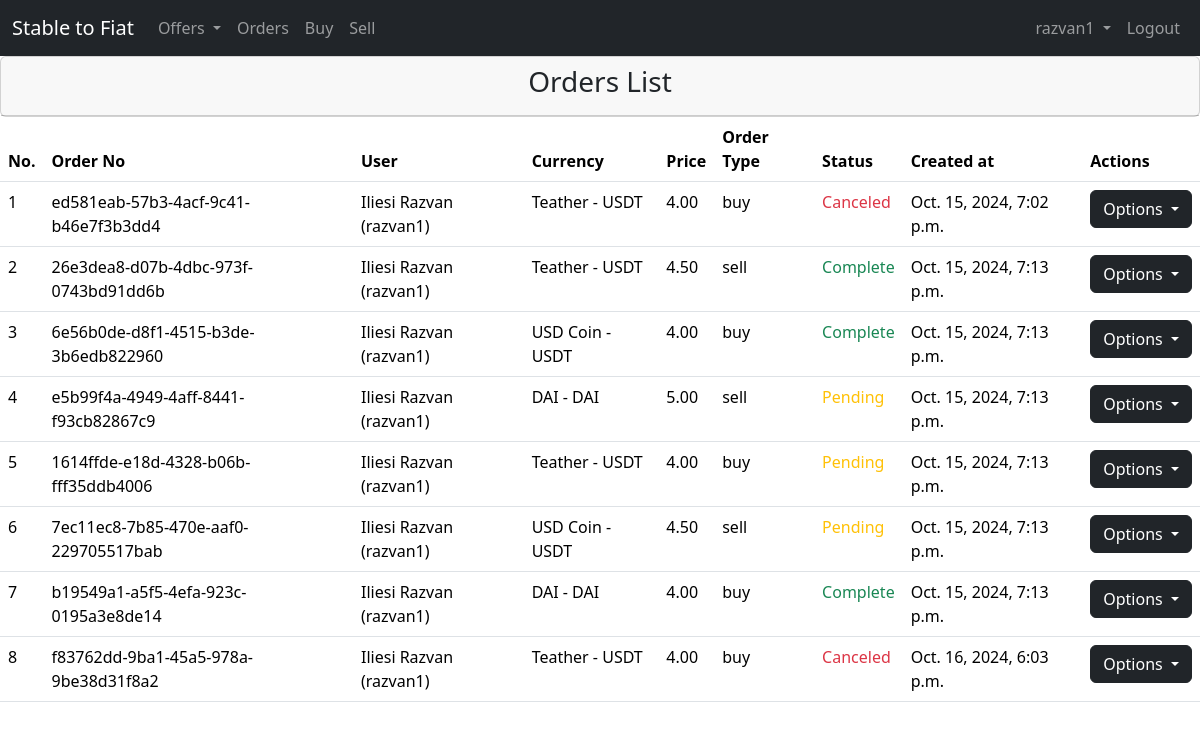
Screenshot of /oders_list/ (signed in) with the database file from the repository.
### orders/models.py (models this page shows, shortened)
class Order(models.Model):
    type_option = [
        ("sell", "Buy"),
        ("buy", "Sell"),
    ]
    status_option = [
        ("complete", "Complete"),
        ("pending", "Pending"),
        ("canceled", "Canceled"),
    ]
    id = models.UUIDField(primary_key=True, default=uuid.uuid4, editable=False)
    user_kyc = models.ForeignKey(UserKYC, on_delete=models.CASCADE, related_name='orders')
    offer = models.ForeignKey(Offer, on_delete=models.CASCADE, related_name='orders')
    quantity = models.DecimalField(max_digits=10, decimal_places=2)
    price = models.DecimalField(max_digits=10, decimal_places=2)
    created_at = models.DateTimeField(auto_now_add=True)
    order_type = models.CharField(max_length=10, choices=type_option)
    status = models.CharField(max_length=10, choices=status_option, default="pending")

### users/models.py (models this page shows)
class UserKYC(models.Model):
    user = models.OneToOneField(User, on_delete=models.CASCADE)
    address = models.TextField(max_length=500)
    city = models.CharField(max_length=50)
    state = models.CharField(max_length=50)
    country = models.CharField(max_length=50)
    phone_number = models.CharField(max_length=20)
    personal_id = models.ImageField(upload_to='users_ids/')
    is_verified = models.BooleanField(default=False)
    def __str__(self):
        return f"{self.user.get_full_name()} ({self.user.username})"

### offers/models.py (models this page shows)
class Offer(models.Model):
    active_option = [
        (True, "Online"),
        (False, "Offline"),
    ]
    name = models.CharField(max_length=100)
    logo = models.ImageField()
    abbreviation = models.CharField(max_length=10)
    sell_price = models.DecimalField(max_digits=10, decimal_places=2)
    buy_price = models.DecimalField(max_digits=10, decimal_places=2)
    stock = models.DecimalField(max_digits=10, decimal_places=2)
    active = models.BooleanField(choices=active_option)
    created_at = models.DateTimeField(auto_now_add=True, null=True)
    updated_at = models.DateTimeField(auto_now=True, null=True)
    def __str__(self):
        return f"{self.name} - {self.abbreviation}"

### orders/views.py (the view)
# urls.py: path("oders_list/", views.OrderListView.as_view(), name='order-list'),
class OrderListView(ListView):
    template_name = "orders/orders_list.html"
    model = Order
    context_object_name = "all_orders"

### templates/orders/orders_list.html (shortened to what this page needs)
{% extends "base.html" %}
{% load static %}
{% block content %}
    <div class="card">
        <div class="card-header">
            <h3 class="text-center">Orders List</h3>
        </div>
    </div>
    <div class="card-body">
        {% if all_orders %}
            <table class="table">
                <thead>
                <tr>
                    <th>No.</th>
                    <th>Order No</th>
                    <th>User</th>
                    <th>Currency</th>
                    <th>Price</th>
                    <th>Order Type</th>
                    <th>Status</th>
                    <th>Created at</th>
                    <th>Actions</th>
                </tr>
                </thead>
                <tbody>
                {% for order in all_orders %}
                    <tr>
                        <td>{{ forloop.counter }}</td>
                        <td>{{ order.id }}</td>
                        <td>{{ order.user_kyc }}</td>
                        <td>{{ order.offer }}</td>
                        <td>{{ order.price }}</td>
                        <td>{{ order.order_type }}</td>
                        <td>{% if order.status == 'pending' %}
                            <span class="text-warning">{{ order.status|capfirst }}</span>
                        {% elif order.status == 'canceled' %}
                            <span class="text-danger">{{ order.status|capfirst }}</span>
                        {% elif order.status == 'complete' %}
                            <span class="text-success">{{ order.status|capfirst }}</span>
                        {% endif %}
                        </td>
                        <td>{{ order.created_at }}</td>
                        <td>
                            <div class="dropdown">
                                <button class="btn btn-dark dropdown-toggle" type="button" id="actionDropdown"
                                        data-bs-toggle="dropdown" aria-expanded="false">
                                    Options
                                </button>
                            </div>
                        </td>
                    </tr>
                {% endfor %}
                </tbody>
            </table>
        {% else %}
            <br>
            <h3 class="text-center">No orders available :(</h3>
        {% endif %}
    </div>
{% endblock content %}

### templates/navbar.html (shortened to what this page needs)
<nav class="navbar navbar-expand-lg navbar-dark bg-dark">
    <div class="container-fluid">
        <a class="navbar-brand" href="{% url 'home' %}">Stable to Fiat</a>
        <div class="collapse navbar-collapse" id="navbarNav">
            <ul class="navbar-nav me-auto mb-2 mb-lg-0">
                <li class="nav-item dropdown">
                    <a class="nav-link dropdown-toggle" href="#" id="offersDropdown" role="button"
                       data-bs-toggle="dropdown" aria-expanded="false">
                        Offers
                    </a>
                </li>
                <li class="nav-item">
                    <a class="nav-link" href="{% url "order-list" %}">Orders</a>
                </li>
                <li class="nav-item">
                    <a class="nav-link" href="#">Buy</a>
                </li>  <li class="nav-item">
                    <a class="nav-link" href="#">Sell</a>
                </li>
            </ul>
            <ul class="navbar-nav ms-auto">
                {% if user.is_authenticated %}
                    <li class="nav-item dropdown">
                        <a class="nav-link dropdown-toggle" href="#" id="userDropdown" role="button"
                           data-bs-toggle="dropdown" aria-expanded="false">
                            {{ user.username }}
                        </a>
                    </li>
                    <li class="nav-item">
                        <form action="{% url 'logout' %}" method="post">
                            <button type="submit" class="nav-link">Logout</button>
                        </form>
                    </li>
                {% endif %}
            </ul>
        </div>
    </div>
</nav>

### rows the page displays
Order: id "ed581eab-57b3-4acf-9c41-b46e7f3b3dd4", user_kyc "Iliesi Razvan (razvan1)", offer "Teather - USDT", price "4.00", order_type "buy", status "Canceled", created_at "Oct. 15, 2024, 7:02 p.m."
Order: id "26e3dea8-d07b-4dbc-973f-0743bd91dd6b", user_kyc "Iliesi Razvan (razvan1)", offer "Teather - USDT", price "4.50", order_type "sell", status "Complete", created_at "Oct. 15, 2024, 7:13 p.m."
Order: id "6e56b0de-d8f1-4515-b3de-3b6edb822960", user_kyc "Iliesi Razvan (razvan1)", offer "USD Coin - USDT", price "4.00", order_type "buy", status "Complete", created_at "Oct. 15, 2024, 7:13 p.m."
Order: id "e5b99f4a-4949-4aff-8441-f93cb82867c9", user_kyc "Iliesi Razvan (razvan1)", offer "DAI - DAI", price "5.00", order_type "sell", status "Pending", created_at "Oct. 15, 2024, 7:13 p.m."
Order: id "1614ffde-e18d-4328-b06b-fff35ddb4006", user_kyc "Iliesi Razvan (razvan1)", offer "Teather - USDT", price "4.00", order_type "buy", status "Pending", created_at "Oct. 15, 2024, 7:13 p.m."
Order: id "7ec11ec8-7b85-470e-aaf0-229705517bab", user_kyc "Iliesi Razvan (razvan1)", offer "USD Coin - USDT", price "4.50", order_type "sell", status "Pending", created_at "Oct. 15, 2024, 7:13 p.m."
Order: id "b19549a1-a5f5-4efa-923c-0195a3e8de14", user_kyc "Iliesi Razvan (razvan1)", offer "DAI - DAI", price "4.00", order_type "buy", status "Complete", created_at "Oct. 15, 2024, 7:13 p.m."
Order: id "f83762dd-9ba1-45a5-978a-9be38d31f8a2", user_kyc "Iliesi Razvan (razvan1)", offer "Teather - USDT", price "4.00", order_type "buy", status "Canceled", created_at "Oct. 16, 2024, 6:03 p.m."

### other values shown
{{ user.username }} "razvan1"
